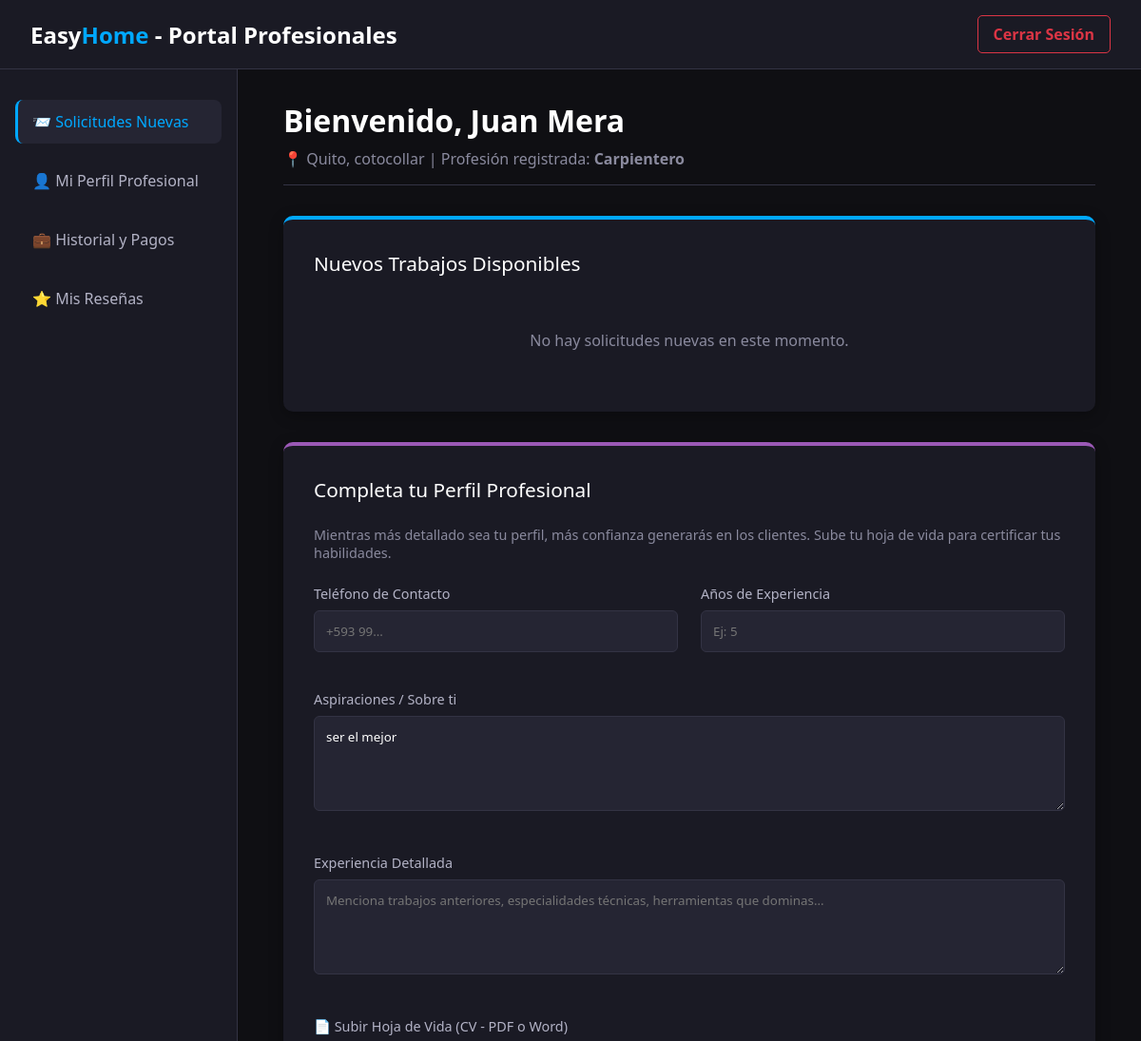
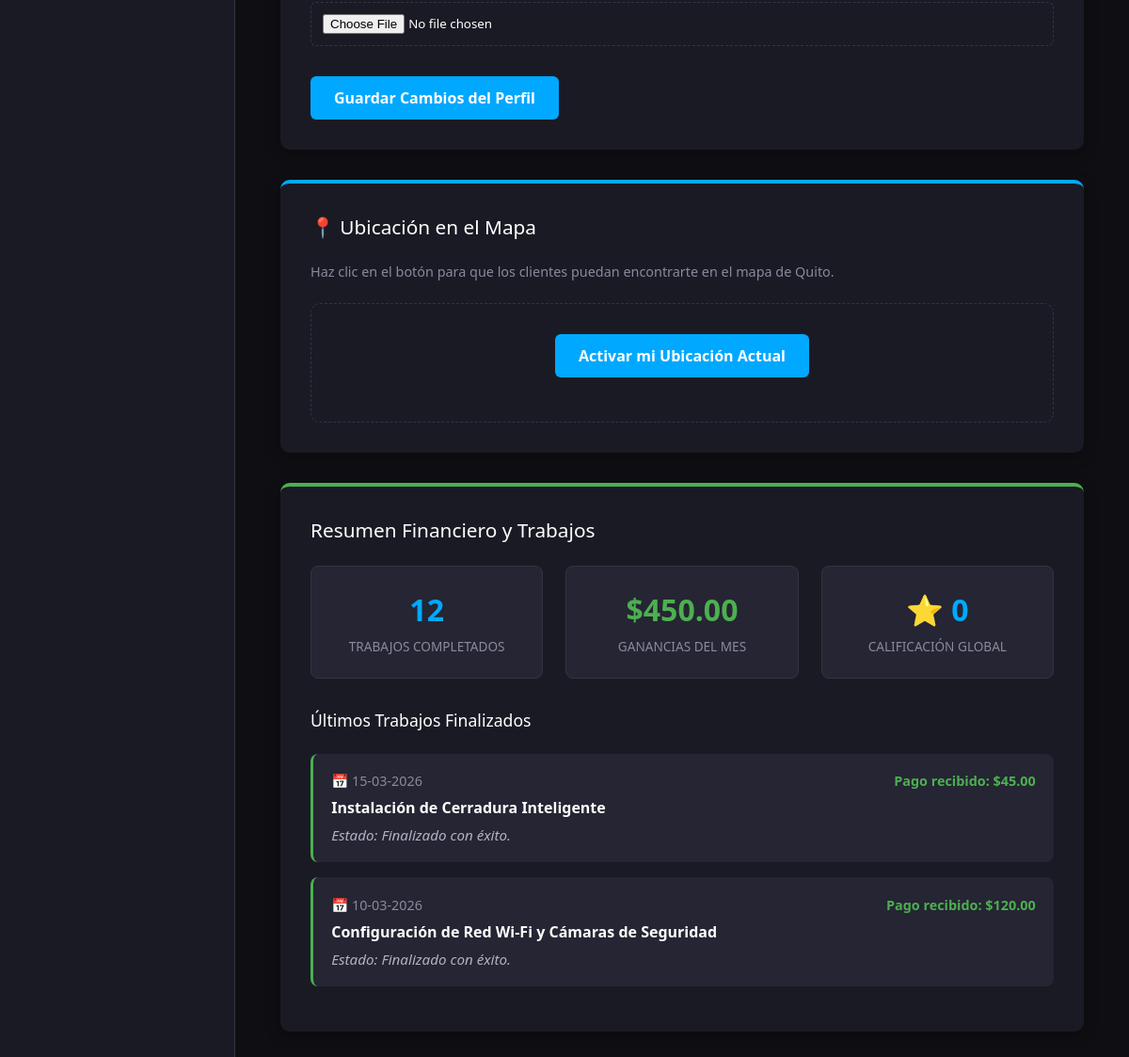
Screenshot of /dashboard-colaborador (signed in) with the database file from the repository (2 pictures, top to bottom).
### app.py (models this page shows)
class Profesional(db.Model):
    id = db.Column(db.Integer, primary_key=True)
    nombre = db.Column(db.String(100), nullable=False)
    correo = db.Column(db.String(100), unique=True, nullable=False)
    password = db.Column(db.String(100), nullable=False)
    profesion = db.Column(db.String(100), nullable=False)
    ubicacion = db.Column(db.String(100), nullable=False)
    proposito = db.Column(db.Text, nullable=False)
    latitud = db.Column(db.Float, nullable=True)
    longitud = db.Column(db.Float, nullable=True)
    solicitudes = db.relationship('Solicitud', backref='experto', lazy=True)
    resenias = db.relationship('Resenia', backref='experto', lazy=True)
    def promedio_estrellas(self):
        if not self.resenias:
            return 0
        total = sum(r.estrellas for r in self.resenias)
        return round(total / len(self.resenias), 1)

### app.py (the view)
@app.route('/dashboard-colaborador')
def dashboard_colaborador():
    if not session.get('usuario_id') or session.get('rol') != 'experto':
        return redirect(url_for('portal_colaboradores'))
    experto = Profesional.query.get(session['usuario_id'])
    return render_template('dashboard_colaborador.html', experto=experto)

### templates/dashboard_colaborador.html (shortened to what this page needs)
<!DOCTYPE html>
<html lang="es">
<head>
</head>
<body>
    <nav class="navbar-colaborador">
        <h1>Easy<span>Home</span> - Portal Profesionales</h1>
        <a href="{{ url_for('logout') }}" class="btn-logout">Cerrar Sesión</a>
    </nav>
    <div class="dashboard-layout">
        <aside class="sidebar">
            <a href="#solicitudes" class="active">📨 Solicitudes Nuevas</a>
            <a href="#perfil">👤 Mi Perfil Profesional</a>
            <a href="#historial">💼 Historial y Pagos</a>
            <a href="#resenas">⭐ Mis Reseñas</a>
        </aside>
        <main class="main-content">
            <div class="header-bienvenida">
                <h2>Bienvenido, {{ experto.nombre }}</h2>
                <p>📍 {{ experto.ubicacion }} | Profesión registrada: <strong>{{ experto.profesion }}</strong></p>
            </div>
            <div class="card" id="solicitudes">
                <div class="card-title">Nuevos Trabajos Disponibles</div>
                {% if experto.solicitudes %}
                    {% for solicitud in experto.solicitudes|reverse %}
                    <div class="lista-item pendiente">
                        <div class="item-header">
                            <span>📅 {{ solicitud.fecha.strftime('%d-%m-%Y %H:%M') if solicitud.fecha else 'Reciente' }}</span>
                            <span>Cliente ID: #{{ solicitud.cliente_id }}</span>
                        </div>
                        <div class="item-title">Nueva solicitud de servicio</div>
                        <div class="item-desc">"{{ solicitud.mensaje }}"</div>
                        <button class="btn-primary" style="margin-top: 1rem; padding: 8px 15px; font-size: 0.9rem;">Aceptar Trabajo</button>
                    </div>
                    {% endfor %}
                {% else %}
                    <p style="color: #8a8a9e; text-align: center; padding: 2rem;">No hay solicitudes nuevas en este momento.</p>
                {% endif %}
            </div>
            <div class="card" id="perfil" style="border-top-color: #9b59b6;">
                <div class="card-title">Completa tu Perfil Profesional</div>
                <p style="color: #8a8a9e; margin-bottom: 1.5rem; font-size: 0.9rem;">Mientras más detallado sea tu perfil, más confianza generarás en los clientes. Sube tu hoja de vida para certificar tus habilidades.</p>
                <form action="#" method="POST" enctype="multipart/form-data">
                    <div class="form-grid">
                        <div class="form-group">
                            <label>Teléfono de Contacto</label>
                            <input type="text" class="form-control" placeholder="+593 99...">
                        </div>
                        <div class="form-group">
                            <label>Años de Experiencia</label>
                            <input type="number" class="form-control" placeholder="Ej: 5">
                        </div>
                        <div class="form-group full-width">
                            <label>Aspiraciones / Sobre ti</label>
                            <textarea class="form-control" placeholder="Describe brevemente cómo trabajas y qué ofreces a los clientes...">{{ experto.proposito }}</textarea>
                        </div>
                        <div class="form-group full-width">
                            <label>Experiencia Detallada</label>
                            <textarea class="form-control" placeholder="Menciona trabajos anteriores, especialidades técnicas, herramientas que dominas..."></textarea>
                        </div>
                        <div class="form-group full-width">
                            <label>📄 Subir Hoja de Vida (CV - PDF o Word)</label>
                            <input type="file" class="form-control-file" accept=".pdf,.doc,.docx" style="background-color: transparent; border: 1px dashed #333344;">
                        </div>
                    </div>
                    <button type="submit" class="btn-primary" style="margin-top: 1rem;">Guardar Cambios del Perfil</button>
                </form>
            </div>
            <div class="card" style="border-top-color: #00a8ff;">
                <div class="card-title">📍 Ubicación en el Mapa</div>
                <p style="color: #8a8a9e; margin-bottom: 1.5rem; font-size: 0.9rem;">Haz clic en el botón para que los clientes puedan encontrarte en el mapa de Quito.</p>
                <div style="text-align: center; padding: 2rem; border: 1px dashed #333344; border-radius: 10px;">
                    <button type="button" onclick="capturarGps()" class="btn-primary" style="display: inline-flex; align-items: center; gap: 10px;">
                        Activar mi Ubicación Actual
                    </button>
                </div>
            </div>
            <div class="card" id="historial" style="border-top-color: #4CAF50;">
                <div class="card-title">Resumen Financiero y Trabajos</div>
                <div class="stats-grid">
                    <div class="stat-box">
                        <h3>12</h3>
                        <p>Trabajos Completados</p>
                    </div>
                    <div class="stat-box success">
                        <h3>$450.00</h3>
                        <p>Ganancias del Mes</p>
                    </div>
                    <div class="stat-box">
                        <h3>⭐ {{ experto.promedio_estrellas() }}</h3>
                        <p>Calificación Global</p>
                    </div>
                </div>
                <div class="card-title" style="font-size: 1.1rem; margin-top: 2rem;">Últimos Trabajos Finalizados</div>
                <div class="lista-item">
                    <div class="item-header">
                        <span>📅 15-03-2026</span>
                        <span style="color: #4CAF50; font-weight: bold;">Pago recibido: $45.00</span>
                    </div>
                    <div class="item-title">Instalación de Cerradura Inteligente</div>
                    <div class="item-desc">Estado: Finalizado con éxito.</div>
                </div>
                <div class="lista-item">
                    <div class="item-header">
                        <span>📅 10-03-2026</span>
                        <span style="color: #4CAF50; font-weight: bold;">Pago recibido: $120.00</span>
                    </div>
                    <div class="item-title">Configuración de Red Wi-Fi y Cámaras de Seguridad</div>
                    <div class="item-desc">Estado: Finalizado con éxito.</div>
                </div>
            </div>
        </main>
    </div>
</body>
</html>

### templates/dashboard_colaborador.html (style rules this page uses)
* { margin: 0; padding: 0; box-sizing: border-box; font-family: 'Segoe UI', Tahoma, Geneva, Verdana, sans-serif; }
body { background-color: #0f0f13; color: #e0e0e0; display: flex; flex-direction: column; min-height: 100vh; }
.navbar-colaborador { background-color: #1a1a24; padding: 1rem 2rem; display: flex; justify-content: space-between; align-items: center; border-bottom: 1px solid #333344; position: sticky; top: 0; z-index: 100; }
.navbar-colaborador h1 { color: #ffffff; font-size: 1.5rem; }
.navbar-colaborador h1 span { color: #00a8ff; }
.btn-logout { background-color: transparent; color: #dc3545; border: 1px solid #dc3545; padding: 8px 16px; border-radius: 5px; text-decoration: none; font-weight: bold; transition: 0.3s; }
.dashboard-layout { display: flex; flex: 1; overflow: hidden; }
.sidebar { width: 250px; background-color: #1a1a24; border-right: 1px solid #333344; padding: 2rem 1rem; display: flex; flex-direction: column; gap: 1rem; }
.sidebar a { color: #b3b3c6; text-decoration: none; padding: 12px 15px; border-radius: 8px; transition: 0.3s; font-weight: 500; border-left: 3px solid transparent; }
.sidebar a:hover, .sidebar a.active { background-color: #252533; color: #00a8ff; border-left-color: #00a8ff; }
.main-content { flex: 1; padding: 2rem 3rem; overflow-y: auto; }
.header-bienvenida { margin-bottom: 2rem; border-bottom: 1px solid #333344; padding-bottom: 1rem; }
.header-bienvenida h2 { color: #ffffff; font-size: 2rem; }
.header-bienvenida p { color: #8a8a9e; margin-top: 0.5rem; }
.card { background-color: #1a1a24; border-radius: 10px; padding: 2rem; margin-bottom: 2rem; border-top: 4px solid #00a8ff; box-shadow: 0 4px 15px rgba(0,0,0,0.3); }
.card-title { color: #ffffff; margin-bottom: 1.5rem; font-size: 1.3rem; display: flex; align-items: center; justify-content: space-between; }
.form-grid { display: grid; grid-template-columns: 1fr 1fr; gap: 1.5rem; }
.form-group { margin-bottom: 1rem; }
.form-group.full-width { grid-column: span 2; }
.form-group label { display: block; margin-bottom: 0.5rem; color: #b3b3c6; font-size: 0.9rem; }
.form-control, .form-control-file { width: 100%; padding: 12px; background-color: #252533; border: 1px solid #333344; border-radius: 6px; color: #ffffff; }
textarea.form-control { resize: vertical; min-height: 100px; }
.btn-primary { background-color: #00a8ff; color: white; border: none; padding: 12px 25px; border-radius: 6px; cursor: pointer; font-weight: bold; font-size: 1rem; transition: 0.3s; }
.stats-grid { display: grid; grid-template-columns: repeat(3, 1fr); gap: 1.5rem; margin-bottom: 1.5rem; }
.stat-box { background-color: #252533; padding: 1.5rem; border-radius: 8px; text-align: center; border: 1px solid #333344; }
.stat-box h3 { color: #00a8ff; font-size: 2rem; margin-bottom: 0.5rem; }
.stat-box.success h3 { color: #4CAF50; }
.stat-box p { color: #8a8a9e; font-size: 0.85rem; text-transform: uppercase; }
.lista-item { background-color: #252533; padding: 1.2rem; border-radius: 8px; margin-bottom: 1rem; border-left: 3px solid #4CAF50; }
.item-header { display: flex; justify-content: space-between; margin-bottom: 0.5rem; color: #8a8a9e; font-size: 0.9rem; }
.item-title { color: #ffffff; font-weight: bold; margin-bottom: 0.5rem; }
.item-desc { color: #b3b3c6; font-style: italic; font-size: 0.95rem; }

### rows the page displays
Profesional: nombre "Juan Mera", ubicacion "Quito, cotocollar", profesion "Carpientero", proposito "ser el mejor"

### other values shown
{{ experto.promedio_estrellas() }} "0"
